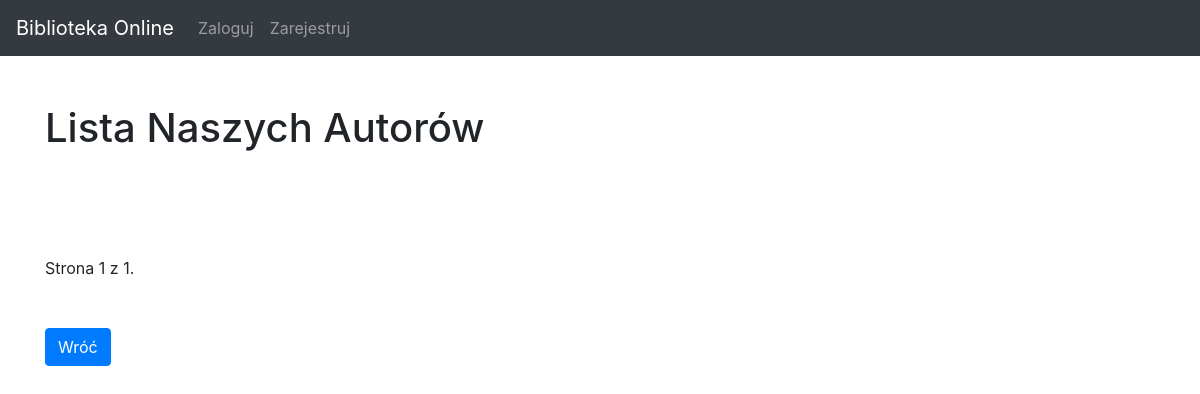
The page /books/authors_list/ on the database as committed earlier.
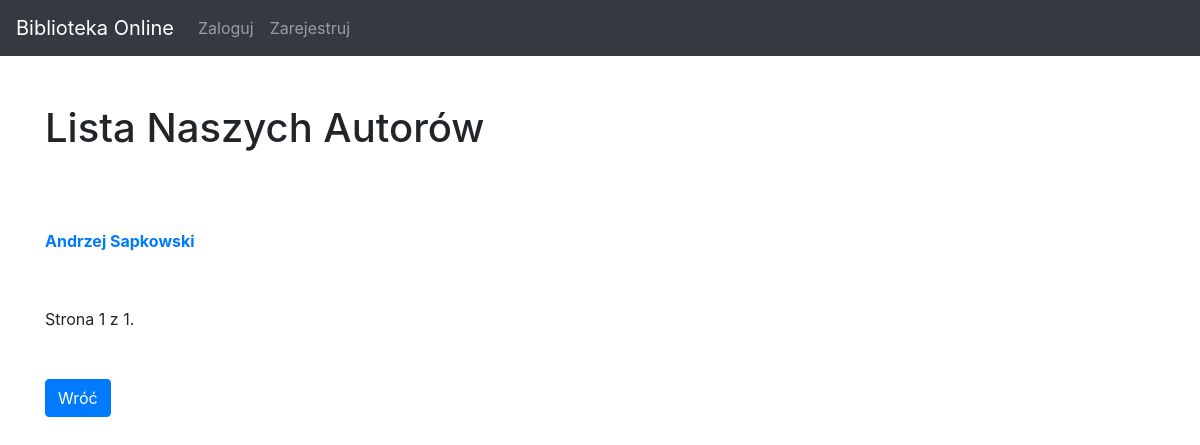
The same page on the database as committed later.
### books/models.py (models this page shows, shortened)
class Author(models.Model):
    first_name = models.CharField(max_length=50)
    last_name = models.CharField(max_length=50)
    description = models.TextField(max_length=500, blank=True, null=True)
    image = models.ImageField(null=True, blank=True)
    @property
    def imageURL(self):
        try:
            url = self.image.url
        except:
            url = ''
        return url

### books/views.py (the view)
# urls.py: path('authors_list/', AuthorList.as_view(), name='author_list'),
class AuthorList(ListView):
    paginate_by = 4
    model = Author
    template_name = 'books/author_list.html'

### books/templates/books/author_list.html (shortened to what this page needs)
{% extends 'books/base.html' %}
{% block content %}
<h1>Lista Naszych Autorów</h1>
<br>
<br>
<div class="row">
    {% for author in object_list %}
        <br>
        <div class="col-lg-4">
            <div class="box-element author">
                <h6><strong><a href="{% url 'books:author_details' author.pk %}">{{ author.first_name }} {{ author.last_name }}</a></strong></h6>
            </div>
        </div>
    {% endfor %}
</div>
<br>
<br>
<div class="pagination">
    <span class="step-links">
        <span class="current">
            Strona {{ page_obj.number }} z {{ page_obj.paginator.num_pages }}.
        </span>
    </span>
</div>
<br>
<br>
<a href="{% url 'books:home' %}" class="btn btn-primary">Wróć</a>
<br>
<br>
{% endblock %}

Rows that differ between the two databases and show on the page:
added Author: first_name "Andrzej", last_name "Sapkowski"
